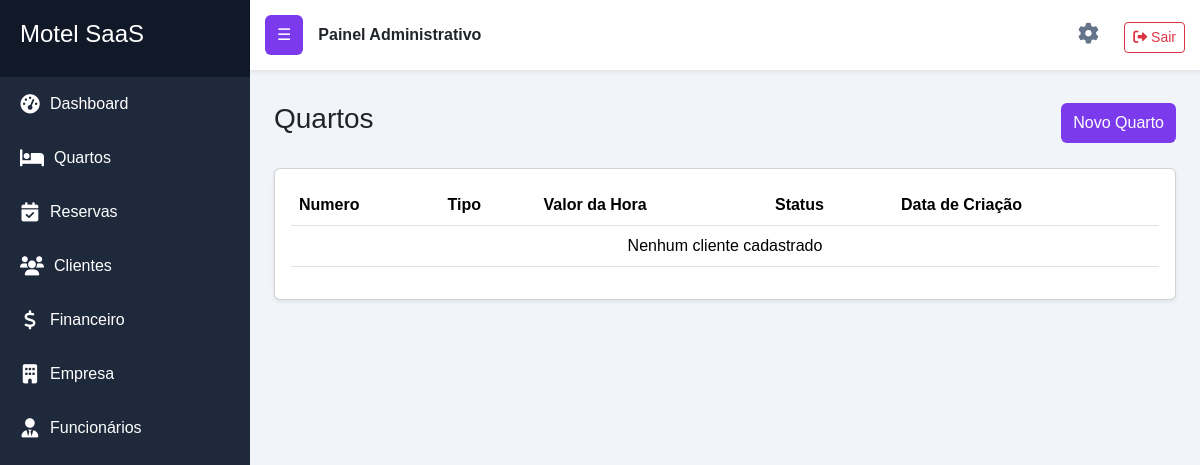
Before: /quartos/lista/ (signed in) with the older database file.
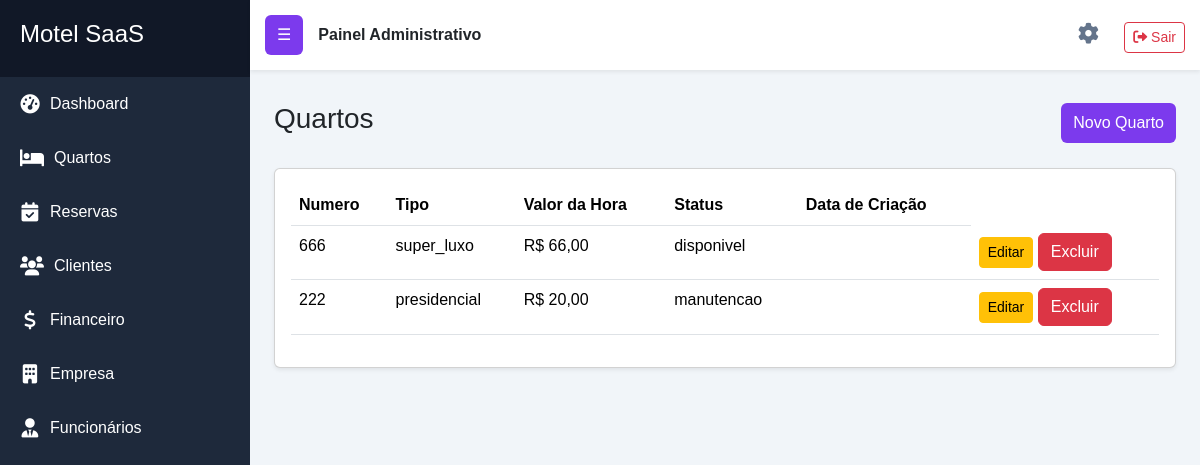
After: the same page with the newer database file.
### apps/quartos/models.py (models this page shows, shortened)
class Quarto(models.Model):
    STATUS_CHOICES = [
        ('disponivel', 'Disponível'),
        ('ocupado', 'Ocupado'),
        ('manutencao', 'Em Manutenção'),
    ]
    TIPO_CHOICES = [
        ('standard', 'Standard'),
        ('luxo', 'Luxo'),
        ('super_luxo', 'Super Luxo'),
        ('presidencial', 'Presidencial'),
        ('tematica', 'Temática'),
    ]
    numero = models.CharField(max_length=10, verbose_name='Número do Quarto')
    tipo = models.CharField(max_length=50, choices=TIPO_CHOICES, verbose_name='Tipo do Quarto')
    valor_hora = models.DecimalField(max_digits=10, decimal_places=2, verbose_name='Valor por Hora')
    status = models.CharField(max_length=20, choices=STATUS_CHOICES, default='disponivel', verbose_name='Status do Quarto')
    esta_ativo = models.BooleanField(default=True, verbose_name='Ativo')
    data_criacao = models.DateTimeField(auto_now_add=True, verbose_name='Data de Criação')

### apps/quartos/views.py (the view)
# urls.py: path('lista/', views.listar_quartos, name='listar_quartos'),
@login_required
def listar_quartos(request):
    quarto = Quarto.objects.all()
    return render(request, 'quartos/lista.html', {'quartos': quarto})

### templates/quartos/lista.html (shortened to what this page needs)
{% extends 'base.html' %}
{% block content %}
<div class="d-flex justify-content-between align-items-center mb-4">
    <h3>Quartos</h3>
    <a href="{% url 'quartos:criar_quarto' %}" class="btn btn-primary">Novo Quarto</a>
</div>
<div class="card shadow-sm">
    <div class="card-body">
        <table class="table table-hover">
            <thead>
                <tr>
                    <th>Numero</th>
                    <th>Tipo</th>
                    <th>Valor da Hora</th>
                    <th>Status</th>
                    <th>Data de Criação</th>
                </tr>
            </thead>
            <tbody>
                {% for quarto in quartos %}
                <tr>
                    <td>{{ quarto.numero }}</td>
                    <td>{{ quarto.tipo }}</td>
                    <td>R$ {{ quarto.valor_hora }}</td>
                    <td>{{ quarto.status }}</td>
                    <td>{{ quarto.criado_em|date:"d/m/Y" }}</td>
                    <td>
                        <a href="{% url 'quartos:editar_quarto' quarto.id %}"
   class="btn btn-sm btn-warning btn-sm">
   Editar
</a>
                        <a href="{% url 'quartos:excluir_quarto' quarto.id %}"
   class="btn btn-danger"
   onclick="return confirm('Tem certeza que deseja excluir este quarto?');">
   Excluir
</a>
                    </td>
                </tr>
                {% empty %}
                <tr>
                    <td colspan="6" class="text-center">Nenhum cliente cadastrado</td>
                </tr>
                {% endfor %}
            </tbody>
        </table>
    </div>
</div>
{% endblock %}

Changed rows visible on the page:
added Quarto: numero "666", tipo "super_luxo", valor_hora "66,00", status "disponivel"
added Quarto: numero "222", tipo "presidencial", valor_hora "20,00", status "manutencao"
Other visible differences:
text no longer shown: "Nenhum cliente cadastrado"
